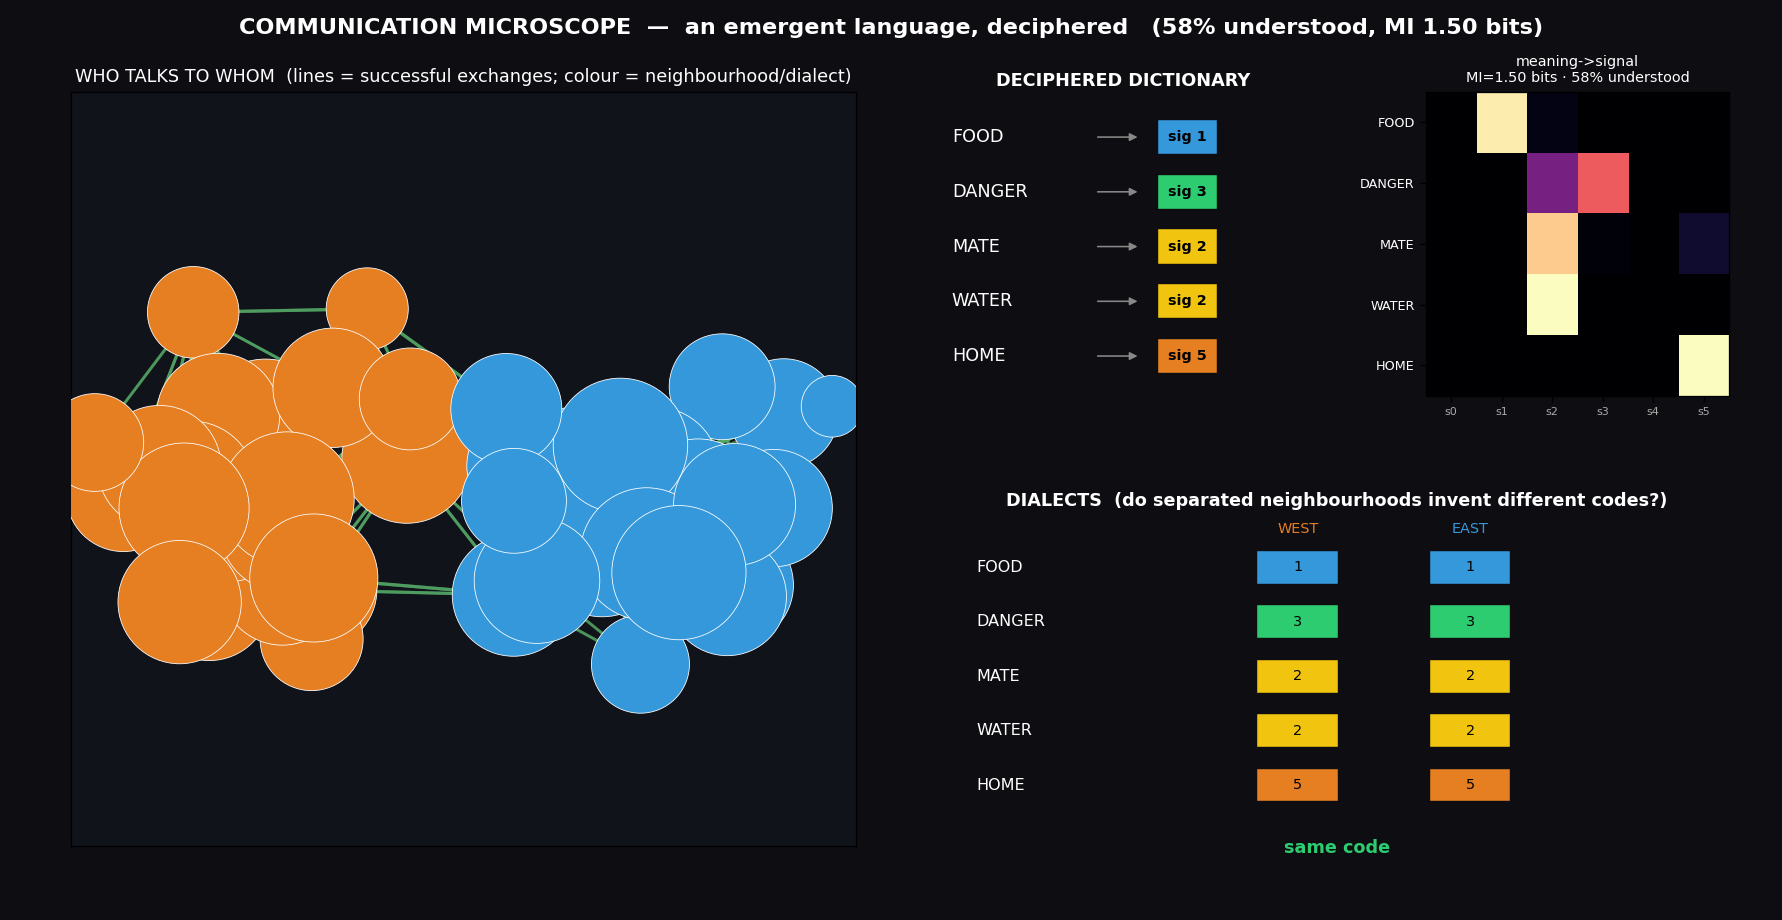

This chart was generated by the following Python code:
"""COMMUNICATION MICROSCOPE (working substrate). Organisms live at fixed 2D spots and
talk to NEARBY neighbours via a referential game with COUPLED SURVIVAL (a cooperation
law -- a successful exchange feeds BOTH parties, so honest signalling is the only way
to live; the free-rider problem that breaks lone-agent signalling is gone).

Each organism has an evolvable SPEAK map (meaning -> signal) and LISTEN map (signal ->
meaning). Nothing about meaning is coded. We then MONITOR + DECIPHER:
  - the emergent CODEBOOK: which signal each meaning maps to, and back (the 'dictionary')
  - MI(meaning; signal) and listener accuracy
  - WHO TALKS TO WHOM: the spatial network of successful exchanges
  - DIALECTS: do separated neighbourhoods invent different codes?
Outputs comm_lang.png (4-panel analysis) and comm_lang.mp4 (live talking).
"""
import os
import numpy as np
import matplotlib
matplotlib.use("Agg")
import matplotlib.pyplot as plt
from matplotlib.animation import FuncAnimation, FFMpegWriter
from matplotlib.patches import FancyArrowPatch

HERE = os.path.dirname(os.path.abspath(__file__))
L, N, V, VSIG, R = 100.0, 44, 5, 6, 26.0      # meanings, signals, talk radius
MEAN = ["FOOD", "DANGER", "MATE", "WATER", "HOME"]
SIGCOL = ["#e74c3c", "#3498db", "#f1c40f", "#2ecc71", "#9b59b6", "#e67e22"]
rng = np.random.default_rng(5)


def init():
    # two loose clusters far apart -> mixing is local -> dialects can form
    c = np.where(np.arange(N) < N//2, 0, 1)
    centers = np.array([[28, 50], [72, 50]])
    pos = centers[c] + rng.normal(0, 13, (N, 2))
    pos = np.clip(pos, 3, L-3)
    g = dict(spk=rng.normal(0, 1, (N, V, VSIG)), lis=rng.normal(0, 1, (N, VSIG, V)))
    return g, pos, np.full(N, 6.0), c


def neighbours(pos):
    nb = []
    for i in range(N):
        d = np.linalg.norm(pos - pos[i], axis=1)
        nb.append(np.where((d > 1e-6) & (d < R))[0])
    return nb


def step(g, pos, energy, nb, cull=True, log=None):
    energy[:] = 0.0                                     # energy = THIS round's communication success
    for i in range(N):                                 # each organism talks to ALL its neighbours
        for j in nb[i]:
            m = int(rng.integers(V))                   # meaning to convey
            sig = int(np.argmax(g["spk"][i][m]))       # speak
            mhat = int(np.argmax(g["lis"][j][sig]))    # listen
            ok = (mhat == m)
            if ok:
                energy[i] += 1.0; energy[j] += 1.0      # COUPLED: a good exchange feeds both
            if log is not None:
                log["ex"].append((int(i), int(j), m, sig, mhat, ok))
    if cull:
        order = np.argsort(energy); worst = order[:4]; top = order[N - N//3:]
        for w in worst:
            p = int(top[rng.integers(len(top))])
            g["spk"][w] = g["spk"][p] + rng.normal(0, 0.22, (V, VSIG))
            g["lis"][w] = g["lis"][p] + rng.normal(0, 0.22, (VSIG, V))


def codebook(g, idx):
    """consensus speak map over a set of organisms: meaning -> most-used signal."""
    book = []
    for m in range(V):
        sigs = [int(np.argmax(g["spk"][i][m])) for i in idx]
        book.append(int(np.bincount(sigs, minlength=VSIG).argmax()))
    return book


def mutual_info(log):
    J = np.zeros((V, VSIG))
    for i, j, m, sig, mhat, ok in log["ex"]:
        J[m, sig] += 1
    P = J / J.sum(); pm = P.sum(1, keepdims=True); ps = P.sum(0, keepdims=True)
    with np.errstate(divide="ignore", invalid="ignore"):
        mi = np.nansum(P * (np.log2(P) - np.log2(pm) - np.log2(ps)))
    acc = np.mean([ok for *_, ok in log["ex"]])
    return float(mi), float(acc), J


def main():
    g, pos, energy, clust = init()
    nb = neighbours(pos)
    print("evolving the language (coupled-survival referential game)...", flush=True)
    accs = []
    for t in range(1300):
        step(g, pos, energy, nb, cull=True)
    print("observing + monitoring...", flush=True)
    log = {"ex": []}
    frames = []
    for t in range(260):
        step(g, pos, energy, nb, cull=False, log=log)
        if t % 2 == 0:
            # snapshot the conversations of this step
            snap = [(i, j, m, sig, mhat, ok) for (i, j, m, sig, mhat, ok) in log["ex"][-N:]]
            frames.append(snap)
    mi, acc, J = mutual_info(log)
    bookA = codebook(g, np.where(clust == 0)[0]); bookB = codebook(g, np.where(clust == 1)[0])
    print(f"\nlistener accuracy = {acc*100:.0f}%   MI(meaning;signal) = {mi:.2f} bits (max {np.log2(V):.1f})")
    print("DECIPHERED CODEBOOK (consensus):")
    for m in range(V):
        print(f"  meaning '{MEAN[m]:7}'  ->  signal {bookA[m]}  ({SIGCOL[bookA[m]]})")
    print(f"dialects: cluster-A code {bookA}  |  cluster-B code {bookB}  "
          f"({'SAME' if bookA == bookB else 'DIFFERENT -> dialects formed'})")

    # who-talks-to-whom adjacency (successful exchanges)
    A = np.zeros((N, N))
    for i, j, m, sig, mhat, ok in log["ex"]:
        if ok:
            A[i, j] += 1
    _figure(g, pos, clust, mi, acc, J, bookA, bookB, A)
    _clip(pos, frames, g)


def _figure(g, pos, clust, mi, acc, J, bookA, bookB, A):
    fig = plt.figure(figsize=(15.5, 8)); fig.patch.set_facecolor("#0d0d12")
    # A) who talks to whom (spatial network, coloured by dialect)
    axn = fig.add_axes([0.04, 0.08, 0.44, 0.82]); axn.set_facecolor("#10131a")
    axn.set_xlim(0, L); axn.set_ylim(0, L); axn.set_xticks([]); axn.set_yticks([])
    mx = A.max() or 1
    for i in range(N):
        for j in range(N):
            if A[i, j] > mx*0.2:
                axn.add_patch(FancyArrowPatch(pos[i], pos[j], arrowstyle="-", mutation_scale=6,
                              color="#5a6", alpha=min(0.7, A[i, j]/mx), lw=0.5+1.6*A[i, j]/mx))
    deg = A.sum(1) + A.sum(0)
    axn.scatter(pos[:, 0], pos[:, 1], s=40+deg*1.2, c=["#e67e22" if c == 0 else "#3498db" for c in clust],
                edgecolor="white", linewidth=0.5, zorder=5)
    axn.set_title("WHO TALKS TO WHOM  (lines = successful exchanges; colour = neighbourhood/dialect)",
                  color="white", fontsize=11)
    # B) the deciphered codebook (dictionary)
    axd = fig.add_axes([0.53, 0.55, 0.20, 0.35]); axd.set_facecolor("#0d0d12"); axd.axis("off")
    axd.text(0.5, 1.02, "DECIPHERED DICTIONARY", color="white", ha="center", fontsize=11, weight="bold", transform=axd.transAxes)
    for m in range(V):
        y = 0.86 - m*0.17
        axd.text(0.02, y, MEAN[m], color="white", fontsize=11, va="center", transform=axd.transAxes)
        axd.annotate("", xy=(0.55, y), xytext=(0.42, y), xycoords="axes fraction",
                     arrowprops=dict(arrowstyle="-|>", color="#888"))
        axd.add_patch(plt.Rectangle((0.6, y-0.05), 0.16, 0.1, color=SIGCOL[bookA[m]], transform=axd.transAxes))
        axd.text(0.68, y, f"sig {bookA[m]}", color="black", fontsize=9, ha="center", va="center", weight="bold", transform=axd.transAxes)
    # C) meaning x signal matrix
    axm = fig.add_axes([0.80, 0.57, 0.17, 0.33]); axm.set_facecolor("#10131a")
    Pn = J / (J.sum(1, keepdims=True) + 1e-9)
    axm.imshow(Pn, aspect="auto", cmap="magma")
    axm.set_yticks(range(V)); axm.set_yticklabels(MEAN, color="white", fontsize=8)
    axm.set_xticks(range(VSIG)); axm.set_xticklabels([f"s{s}" for s in range(VSIG)], color="#aaa", fontsize=7)
    axm.set_title(f"meaning->signal\nMI={mi:.2f} bits · {acc*100:.0f}% understood", color="white", fontsize=9)
    # D) dialect comparison
    axx = fig.add_axes([0.53, 0.08, 0.44, 0.37]); axx.set_facecolor("#0d0d12"); axx.axis("off")
    axx.text(0.5, 1.0, "DIALECTS  (do separated neighbourhoods invent different codes?)",
             color="white", ha="center", fontsize=11, weight="bold", transform=axx.transAxes)
    for m in range(V):
        y = 0.82 - m*0.16
        axx.text(0.04, y, MEAN[m], color="white", fontsize=10, va="center", transform=axx.transAxes)
        axx.add_patch(plt.Rectangle((0.40, y-0.045), 0.1, 0.09, color=SIGCOL[bookA[m]], transform=axx.transAxes))
        axx.text(0.45, y, str(bookA[m]), color="black", ha="center", va="center", fontsize=9, transform=axx.transAxes)
        axx.add_patch(plt.Rectangle((0.62, y-0.045), 0.1, 0.09, color=SIGCOL[bookB[m]], transform=axx.transAxes))
        axx.text(0.67, y, str(bookB[m]), color="black", ha="center", va="center", fontsize=9, transform=axx.transAxes)
    axx.text(0.45, 0.92, "WEST", color="#e67e22", ha="center", fontsize=9, transform=axx.transAxes)
    axx.text(0.67, 0.92, "EAST", color="#3498db", ha="center", fontsize=9, transform=axx.transAxes)
    same = bookA == bookB
    axx.text(0.5, -0.02, "same code" if same else "DIFFERENT codes -> dialects emerged",
             color="#2ecc71" if same else "#e74c3c", ha="center", fontsize=11, weight="bold", transform=axx.transAxes)
    fig.suptitle(f"COMMUNICATION MICROSCOPE  —  an emergent language, deciphered   "
                 f"({acc*100:.0f}% understood, MI {mi:.2f} bits)", color="white", fontsize=14, weight="bold")
    out = os.path.join(HERE, "comm_lang.png")
    plt.savefig(out, dpi=115, facecolor=fig.get_facecolor()); print("saved", out)


def _clip(pos, frames, g):
    fig, ax = plt.subplots(figsize=(8.5, 8)); fig.patch.set_facecolor("#0d0d12")

    def draw(k):
        ax.clear(); ax.set_facecolor("#10131a"); ax.set_xlim(0, L); ax.set_ylim(0, L)
        ax.set_xticks([]); ax.set_yticks([])
        ax.scatter(pos[:, 0], pos[:, 1], s=45, c="#444", edgecolor="white", linewidth=0.4, zorder=3)
        for (i, j, m, sig, mhat, ok) in frames[k]:
            ax.add_patch(FancyArrowPatch(pos[i], pos[j], arrowstyle="-|>", mutation_scale=12,
                         color=SIGCOL[sig], alpha=0.85 if ok else 0.25, lw=2.0 if ok else 0.8, zorder=4))
        ax.set_title("live conversations  —  arrow = signal (colour), solid = understood, faint = misunderstood",
                     color="white", fontsize=11)
        return []
    ani = FuncAnimation(fig, draw, frames=len(frames), interval=120, blit=False)
    out = os.path.join(HERE, "comm_lang.mp4")
    ani.save(out, writer=FFMpegWriter(fps=8, bitrate=1800)); print("saved", out)


if __name__ == "__main__":
    main()
